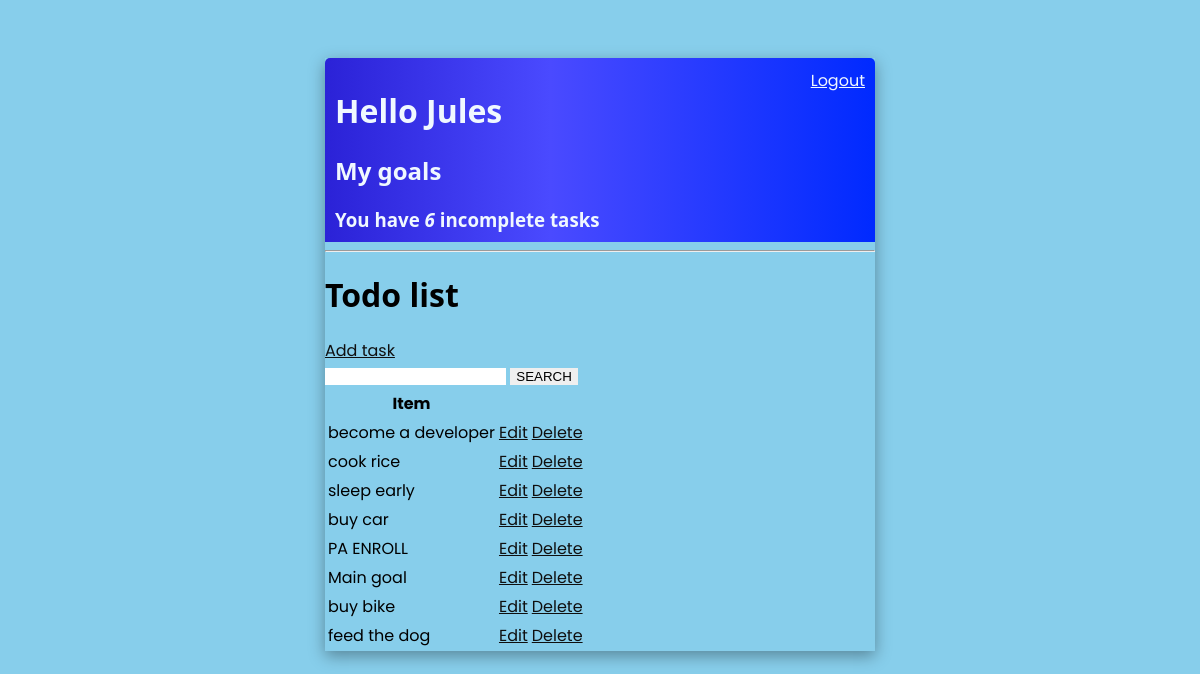
The app's page / (signed in) with its own data.
### base/models.py (models this page shows, shortened)
class Task (models.Model):
    user = models.ForeignKey(User,on_delete=models.CASCADE,null=True,blank=True)
    title =models.CharField(max_length=200)
    description=models.TextField(null=True,blank=True)
    complete = models.BooleanField(default=False)
    create=models.DateField(auto_now_add=True)
    class Meta:
        ordering=['complete']

### base/views.py (the view)
# urls.py: path('',TaskList.as_view(), name='tasks'),
class TaskList(LoginRequiredMixin,ListView):
    model = Task
    context_object_name='tasks'
    def get_context_data(self, **kwargs):
        context= super().get_context_data(**kwargs)
        context['tasks'] = context['tasks'].filter(user=self.request.user)
        context['count'] = context['tasks'].filter(complete=False).count()
        search_input=self.request.GET.get('search-area') or ''
        if search_input:
            context['tasks'] = context['tasks'].filter(
                title__startswith=search_input)
        context['search_input']=search_input
        return context

### base/templates/base/task_list.html
{% extends 'base/main.html' %}
{% block content %}
<div class="header-bar">
<div>
    <h1> Hello {{request.user|title}}</h1>
    <h2>My goals</h2>
    <h3 style="margin: 0;">You have <i>{{count}}</i> incomplete task{{ count|pluralize:"s" }} </h3>
</div>
{% if request.user.is_authenticated %}
<a href="{% url 'logout' %}">Logout</a>
{%else%}
<a href="{ %url 'login'% }">Login</a>
{%endif%}
</div>
<hr>
<h1>Todo list</h1>
<a href="{%url 'task-create' %}">Add task</a>
<form method="get">
    <input type="text" name="search-area" value="{{search_input}}">
    <input type="submit" value="SEARCH">
</form>
<table>
    <tr>
        <th>Item</th>
        <th></th>
        <th></th>
    </tr>
    {% for task in tasks%}
    <tr>
        <td>{{task.title}}</td>
        <td><a href="{%url 'task-update' task.id %}">Edit</a></td>
        <td><a href="{%url 'task-delete' task.id %}">Delete</a></td>
    </tr>
        {%empty%}
        <h3>No item</h3>
    {% endfor %}
</table>
{% endblock content %}

### base/templates/base/main.html (shortened to what this page needs)
<!DOCTYPE html>
<html lang="en">
<head>
</head>
<body>
    <div class="container">
{% block content %}
{% endblock content%}
    </div>
</body>
</html>

### base/templates/base/main.html (style rules this page uses)
body { background-color: skyblue; font-family: 'Poppins', sans-serif; padding-top: 50px; }
h1,h2,h3,h4,h5,h6 { font-family: system-ui, -apple-system, BlinkMacSystemFont, 'Segoe UI', Roboto, Oxygen, Ubuntu, Cantarell, 'Open Sans', 'Helvetica Neue', sans-serif; }
a,p { color: rgb(15, 15, 15); }
input { outline: none; border: none; }
.container { max-width: 550px; margin: auto; box-shadow: rgba(0, 0, 0, 0.35) 0px 5px 15px; }
.header-bar { background: rgb(43,34,215); background: linear-gradient(90deg, rgba(43,34,215,1) 0%, rgba(74,74,255,1) 41%, rgba(0,42,255,1) 100%); display: flex; justify-content: space-between; padding: 10px; border-radius: 5px 5px 0 0 ; color: aliceblue; }
.header-bar a { color: aliceblue; }

### records on screen
Task: title "become a developer"
Task: title "cook rice"
Task: title "sleep early"
Task: title "buy car"
Task: title "PA ENROLL"
Task: title "Main goal"
Task: title "buy bike"
Task: title "feed the dog"

### other values on screen
{{ request.user|title }} "Jules"
{{ count }} "6"
